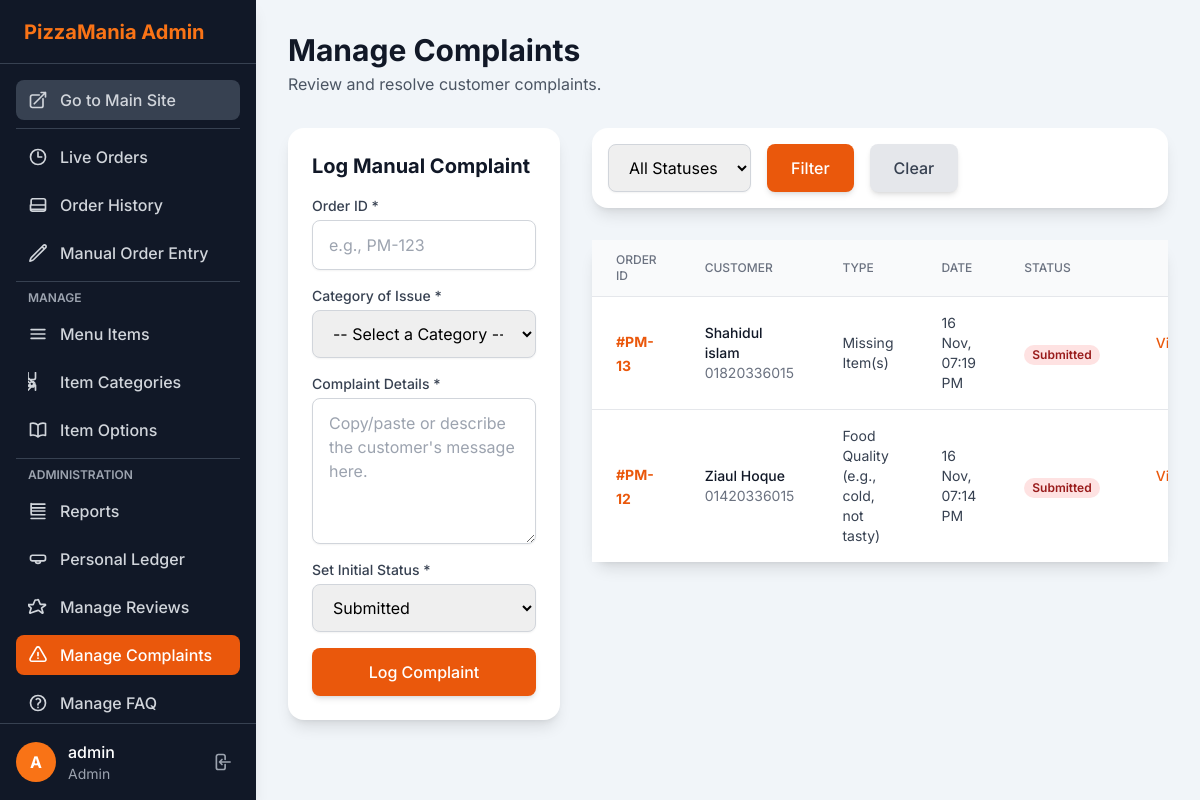
The page /admin/manage_complaints.php (signed in) on the database its author committed.
### tables this page shows
CREATE TABLE IF NOT EXISTS `complaints` (
  `id` int NOT NULL AUTO_INCREMENT,
  `order_id` int NOT NULL,
  `customer_name` varchar(100) NOT NULL,
  `customer_phone` varchar(50) NOT NULL,
  `complaint_type` varchar(50) NOT NULL,
  `complaint_text` text NOT NULL,
  `status` enum('Submitted','In Review','Resolved') NOT NULL DEFAULT 'Submitted',
  `created_at` timestamp NOT NULL DEFAULT CURRENT_TIMESTAMP,
  PRIMARY KEY (`id`),
  KEY `order_id` (`order_id`)
);

### config.php (called while the page is built, shortened)
<?php
function e($data) {
    return htmlspecialchars($data ?? '', ENT_QUOTES, 'UTF-8');
}
?>

### admin/manage_complaints.php (the view, shortened to what this page needs)
<?php
require_once('header.php');
$page_title = 'Manage Complaints';
$form_order_id = '';
$form_complaint_text = '';
$form_status = 'Submitted';
$sql = "SELECT * FROM complaints";
$sql .= " ORDER BY created_at DESC";
$complaints = [];
$result = $db->query($sql);
if ($result) {
    while ($row = $result->fetch_assoc()) {
        $complaints[] = $row;
    }
}
?>
<div class="flex flex-col sm:flex-row justify-between items-start sm:items-center mb-8">
    <div>
        <h1 class="text-3xl font-bold text-gray-900"><?php echo e($page_title); ?></h1>
        <p class="text-gray-600 mt-1">Review and resolve customer complaints.</p>
    </div>
</div>
<div class="grid grid-cols-1 lg:grid-cols-3 gap-8">
    <div class="lg:col-span-1">
        <div class="bg-white p-6 rounded-2xl shadow-lg">
            <h2 class="text-xl font-bold text-gray-900 mb-4">Log Manual Complaint</h2>
            <form action="manage_complaints.php" method="POST" class="space-y-4">
                <div>
                    <label for="order_id" class="block text-sm font-medium text-gray-700">Order ID *</label>
                    <input type="text" id="order_id" name="order_id" value="<?php echo e($form_order_id); ?>"
                           placeholder="e.g., PM-123" required
                           class="mt-1 block w-full px-4 py-3 border border-gray-300 rounded-lg shadow-sm focus:outline-none focus:ring-2 focus:ring-orange-500">
                </div>
                <div>
                    <label for="complaint_type" class="block text-sm font-medium text-gray-700">Category of Issue *</label>
                    <select id="complaint_type" name="complaint_type" required
                            class="mt-1 block w-full px-4 py-3 border border-gray-300 rounded-lg shadow-sm focus:outline-none focus:ring-2 focus:ring-orange-500">
                        <option value="">-- Select a Category --</option>
                    </select>
                </div>
                <div>
                    <label for="complaint_text" class="block text-sm font-medium text-gray-700">Complaint Details *</label>
                    <textarea id="complaint_text" name="complaint_text" rows="5" required
                              placeholder="Copy/paste or describe the customer's message here."
                              class="mt-1 block w-full px-4 py-3 border border-gray-300 rounded-lg shadow-sm focus:outline-none focus:ring-2 focus:ring-orange-500"><?php echo e($form_complaint_text); ?></textarea>
                </div>
                <div>
                    <label for="status" class="block text-sm font-medium text-gray-700">Set Initial Status *</label>
                    <select id="status" name="status" required
                            class="mt-1 block w-full px-4 py-3 border border-gray-300 rounded-lg shadow-sm focus:outline-none focus:ring-2 focus:ring-orange-500">
                        <option value="Submitted" <?php echo ($form_status == 'Submitted') ? 'selected' : ''; ?>>Submitted</option>
                    </select>
                </div>
                <button type="submit" name="add_complaint"
                        class="mt-6 w-full py-3 px-4 bg-orange-600 text-white font-medium rounded-lg shadow-md hover:bg-orange-700 transition-colors">
                    Log Complaint
                </button>
            </form>
        </div>
    </div>
    <div class="lg:col-span-2">
        <div class="bg-white p-4 rounded-2xl shadow-lg mb-8">
            <form action="manage_complaints.php" method="GET" class="flex flex-col sm:flex-row gap-4">
                <select name="status" class="px-4 py-3 border border-gray-300 rounded-lg shadow-sm focus:outline-none focus:ring-2 focus:ring-orange-500">
                    <option value="">All Statuses</option>
                </select>
                <button type="submit" class="px-6 py-3 bg-orange-600 text-white font-medium rounded-lg shadow-md hover:bg-orange-700">
                    Filter
                </button>
                <a href="manage_complaints.php" class="px-6 py-3 bg-gray-200 text-gray-700 text-center font-medium rounded-lg shadow-md hover:bg-gray-300">
                    Clear
                </a>
            </form>
        </div>
        <div class="bg-white rounded-2xl shadow-lg">
            <div class="overflow-x-auto">
                <table class="min-w-full divide-y divide-gray-200">
                    <thead class="bg-gray-50">
                        <tr>
                            <th class="px-6 py-3 text-left text-xs font-medium text-gray-500 uppercase">Order ID</th>
                            <th class="px-6 py-3 text-left text-xs font-medium text-gray-500 uppercase">Customer</th>
                            <th class="px-6 py-3 text-left text-xs font-medium text-gray-500 uppercase">Type</th>
                            <th class="px-6 py-3 text-left text-xs font-medium text-gray-500 uppercase">Date</th>
                            <th class="px-6 py-3 text-left text-xs font-medium text-gray-500 uppercase">Status</th>
                            <th class="px-6 py-3 text-right text-xs font-medium text-gray-500 uppercase">Actions</th>
                        </tr>
                    </thead>
                    <tbody class="bg-white divide-y divide-gray-200">
                        <?php if (empty($complaints)): ?>
                            <tr><td colspan="6" class="px-6 py-4 text-center text-gray-500">No complaints found.</td></tr>
                        <?php else: ?>
                            <?php foreach ($complaints as $complaint): ?>
                                <tr>
                                    <td class="px-6 py-4">
                                        <a href="order_details.php?id=<?php echo e($complaint['order_id']); ?>" class="text-sm font-bold text-orange-600 hover:text-orange-800" target="_blank">
                                            #PM-<?php echo e($complaint['order_id']); ?>
                                        </a>
                                    </td>
                                    <td class="px-6 py-4">
                                        <div class="text-sm font-medium text-gray-900"><?php echo e($complaint['customer_name']); ?></div>
                                        <div class="text-sm text-gray-500"><?php echo e($complaint['customer_phone']); ?></div>
                                    </td>
                                    <td class="px-6 py-4"><div class="text-sm text-gray-700"><?php echo e($complaint['complaint_type']); ?></div></td>
                                    <td class="px-6 py-4"><div class="text-sm text-gray-700"><?php echo e(date('d M, h:i A', strtotime($complaint['created_at']))); ?></div></td>
                                    <td class="px-6 py-4">
                                        <?php if ($complaint['status'] == 'Submitted'): ?>
                                            <span class="px-2 inline-flex text-xs leading-5 font-semibold rounded-full bg-red-100 text-red-800">Submitted</span>
                                        <?php elseif ($complaint['status'] == 'In Review'): ?>
                                            <span class="px-2 inline-flex text-xs leading-5 font-semibold rounded-full bg-yellow-100 text-yellow-800">In Review</span>
                                        <?php else: ?>
                                            <span class="px-2 inline-flex text-xs leading-5 font-semibold rounded-full bg-green-100 text-green-800">Resolved</span>
                                        <?php endif; ?>
                                    </td>
                                    <td class="px-6 py-4 text-right text-sm font-medium space-x-2">
                                        <a href="complaint_details.php?id=<?php echo e($complaint['id']); ?>" class="text-orange-600 hover:text-orange-900">View/Manage</a>
                                    </td>
                                </tr>
                            <?php endforeach; ?>
                        <?php endif; ?>
                    </tbody>
                </table>
            </div>
        </div>
    </div>
</div>
<?php
require_once('footer.php');
?>

### rows shown on the page
complaints: order "13", customer_name "Shahidul islam", customer_phone "01820336015", complaint_type "Missing Item(s)", created_at "16 Nov, 07:19 PM", status "Submitted"
complaints: order "12", customer_name "Ziaul Hoque", customer_phone "01420336015", complaint_type "Food Quality (e.g., cold, not tasty)", created_at "16 Nov, 07:14 PM", status "Submitted"

### other values the page prints
$user_initial "A"
$username "admin"
$user_role "Admin"
$page_title "Manage Complaints"
